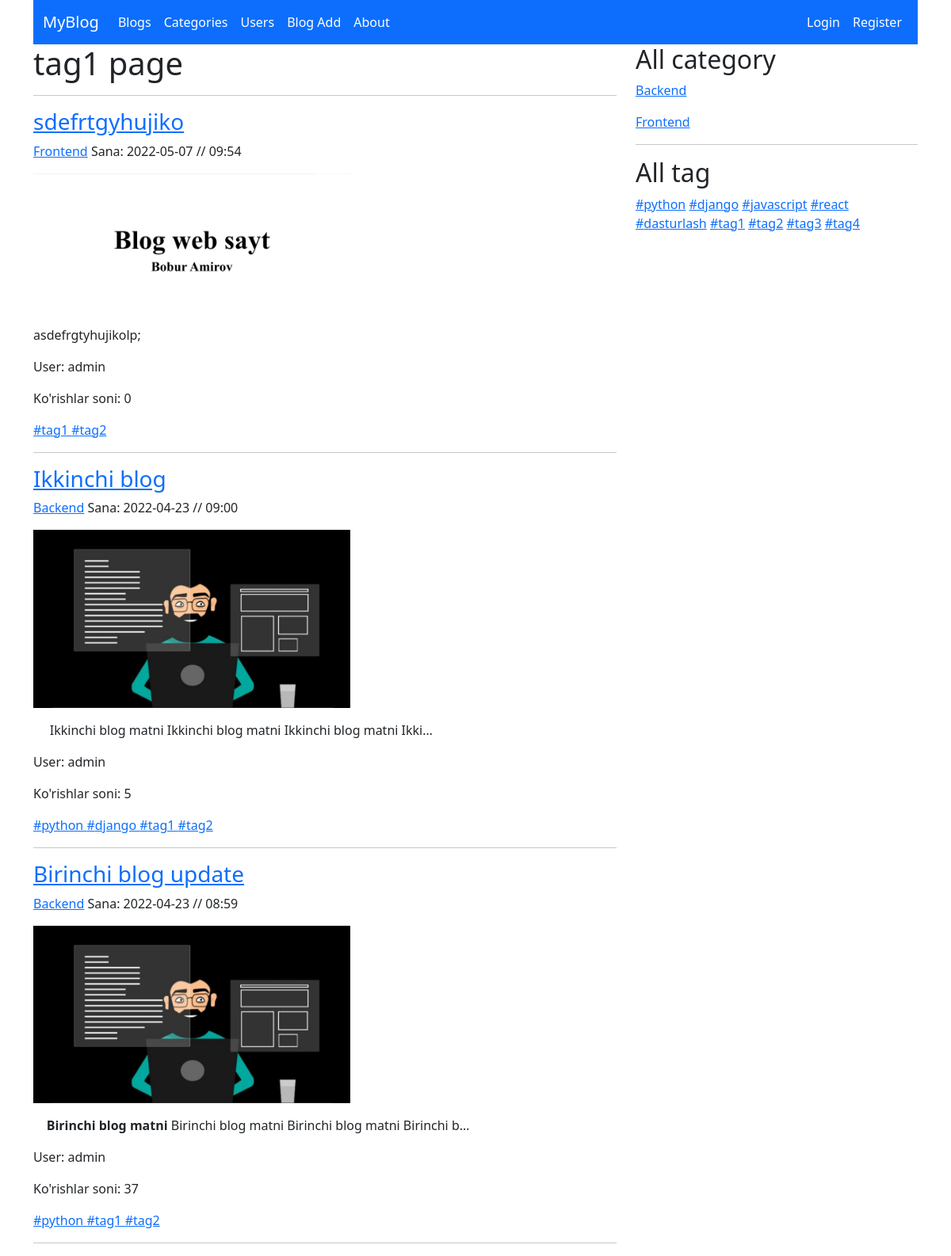
Screenshot of /tag/tag1 with the database file from the repository.
### blog/models/tag.py (models this page shows, shortened)
class Tag(models.Model):
    name = models.CharField(max_length=50)
    slug = models.SlugField(max_length=50, unique=True)

### blog/models/blog.py (models this page shows, shortened)
class Blog(models.Model):
    title = models.CharField(max_length=150)
    slug = models.SlugField(max_length=150, unique=True)
    image = models.ImageField(upload_to='blog/')
    description = RichTextField()
    user = models.ForeignKey(Account, on_delete=models.SET_NULL, null=True, related_name='blog')
    category = models.ForeignKey(Category, on_delete=models.SET_NULL, null=True, related_name='blog')
    created = models.DateTimeField(auto_now_add=True)
    updated = models.DateTimeField(auto_now=True)
    views = models.PositiveIntegerField(default=0)
    tags = models.ManyToManyField(Tag)
    is_published = models.BooleanField(default=False)

### blog/models/category.py (models this page shows, shortened)
class Category(models.Model):
    name = models.CharField(max_length=50)
    slug = models.SlugField(max_length=50, unique=True)
    image = models.ImageField(upload_to='category/')
    description = models.TextField()
    user = models.ManyToManyField(Account, related_name='category', null=True, blank=True)

### account/models.py (models this page shows, shortened)
class Account(AbstractUser):
    username = models.CharField(max_length=50, unique=True,
                                help_text=(
                                   "Siz 50 ta belgidan iborat username tanlashingiz mumkin"
                                ),
                                error_messages={
                                    "unique": "Bunaqa user avval ruyxatdan utgan.",
                                },
                                )
    phone_number = models.CharField(max_length=13, null=True, blank=True)
    date_of_birth = models.DateField(null=True, blank=True)
    image = models.ImageField(upload_to='account')
    address = models.CharField(max_length=150, null=True, blank=True)
    USERNAME_FIELD = "username"

### blog/views.py (the view)
# urls.py: path('tag/<slug:slug>', BlogByTag.as_view(), name='tag_blogs'),
class BlogByTag(BaseView, View):
    def get(self, request, slug):
        context = {}
        tag = Tag.objects.get(slug=slug)
        context['tag'] = tag
        context['blogs'] = Blog.objects.filter(tags=tag)
        context['categories'] = self.category()
        context['tags'] = self.tag()
        return render(request, 'blog/tag_blogs.html', context)

### blog/views.py (called while the page is built)
    def category(self):
        category_list = Category.objects.all()
        return category_list

    def tag(self):
        tag_list = Tag.objects.all()
        return tag_list

### templates/blog/tag_blogs.html (shortened to what this page needs)
{% extends 'base.html' %}
{% block content %}
   <h1>{{ tag.name }} page</h1>
    <hr>
    {% for blog in blogs %}
        <h3><a href="{% url 'blog_detail' blog.slug %}">{{ blog.title }}</a></h3>
        <p><a href="#">{{ blog.category.name }}</a>
            Sana: {{ blog.created | date:'Y-m-d // h:i' }}</p>
        <img style="width: 400px;" src="{{ blog.image.url }}" alt="Bu rasm">
        <p>{{ blog.description|truncatechars_html:100|safe }}</p>
        <p>User: {{ blog.user.username }}</p>
        <p>Ko'rishlar soni: {{ blog.views }}</p>
        {% for tag in blog.tags.all %}
            <a href="#">#{{ tag.name }} </a>
        {% endfor %}
        <hr>
    {% endfor %}
{% endblock %}

### templates/base.html (shortened to what this page needs)
<!DOCTYPE html>
<html lang="en">
<head>
{% load static %}
    <link href="{% static 'css/bootstrap.min.css' %}" rel="stylesheet">
</head>
<body>
<div class="container">
    {% include 'header.html' %}
    <div class="row">
        <div class="col-lg-8">
            {% block content %}
            {% endblock %}
        </div>
        <div class="col-lg-4">
            <h2>All category</h2>
            {% for c in categories %}
                <p><a href="{% url 'category_blogs' c.slug %}">{{ c.name }}</a></p>
            {% endfor %}
            <hr>
            <h2>All tag</h2>
            {% for t in tags %}
                <a href="{% url 'tag_blogs' t.slug %}">#{{ t.name }}</a>
            {% endfor %}
        </div>
    </div>
</div>
</body>
</html>

### rows the page displays
Tag: name "tag1"
Blog: title "sdefrtgyhujiko", category.name "Frontend", created "2022-05-07 // 09:54", image (picture), description "asdefrgtyhujikolp;", user.username "admin", views "0"
Tag: name "tag2"
Blog: title "Ikkinchi blog", category.name "Backend", created "2022-04-23 // 09:00", image (picture), description "Ikkinchi blog matni Ikkinchi blog matni Ikkinchi blog matni Ikki…", user.username "admin", views "5"
Tag: name "python"
Tag: name "django"
Blog: title "Birinchi blog update", category.name "Backend", created "2022-04-23 // 08:59", image (picture), description "Birinchi blog matni Birinchi blog matni Birinchi blog matni Birinchi b…", user.username "admin", views "37"
Category: name "Backend"
Category: name "Frontend"
Tag: name "javascript"
Tag: name "react"
Tag: name "dasturlash"
Tag: name "tag3"
Tag: name "tag4"
